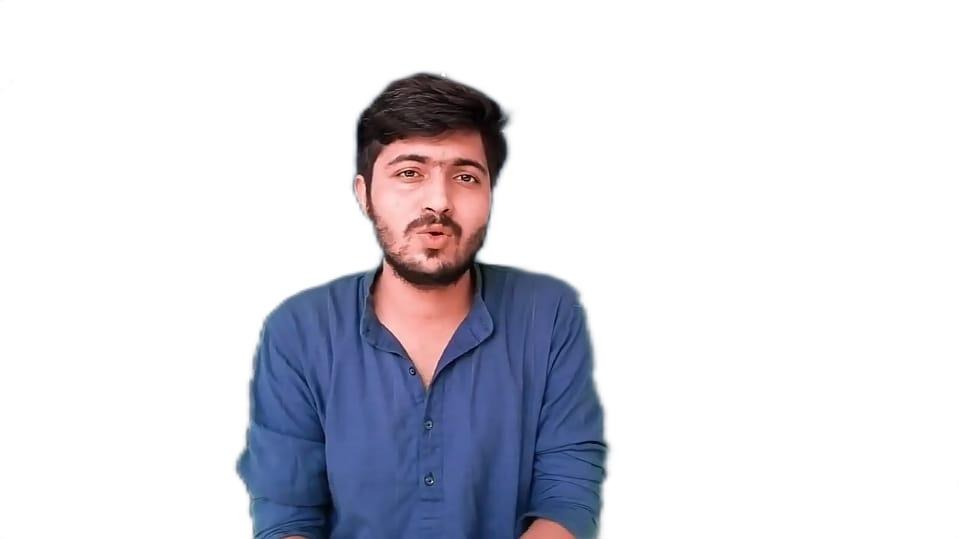
#> input picture 11.jpg, 959 x 539 px
$ jupyter execute imageprocessing.ipynb
#> lines starting #> are read from the running program, lines starting #| are printed output that depends on the picture
[cell 1]
from PIL import Image
import numpy as np
import cv2
import matplotlib.pyplot as plt

[cell 2]
im = Image.open("11.jpg")
#> im is the input picture: PIL image 959x539 RGB; mean R, G, B 218.2, 218.3, 225.6

[cell 3]
pil = np.array(im)

[cell 4]
pil.shape
#> Out = (539, 959, 3)

[cell 5]
#pip = pil.reshape(5184,200,8)

[cell 6]
im

[cell 7]
cut = pil[200:440,500:900]
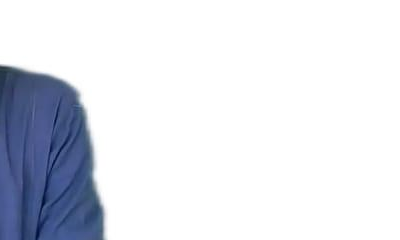
#> cut: shape (240, 400, 3); mean R, G, B 224.5, 227.4, 234.5
plt.imshow(cut)

[cell 8]
plt.imshow(pil[200:440,500:900,1])
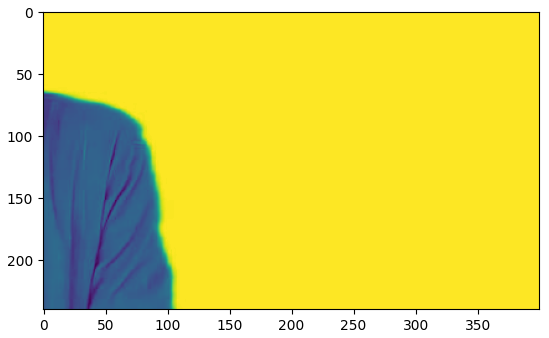
#> figure drawn by matplotlib, 1 panel

[cell 9]
plt.imshow(pil[200:440,500:900,2])
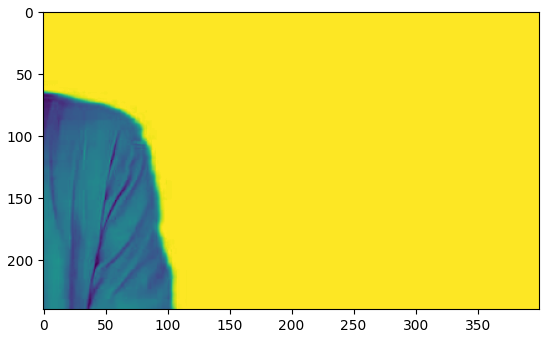
#> figure drawn by matplotlib, 1 panel

[cell 10]
plt.imshow(pil[200:440,500:900,0])

[cell 11]
gray = pil.mean(axis=2)
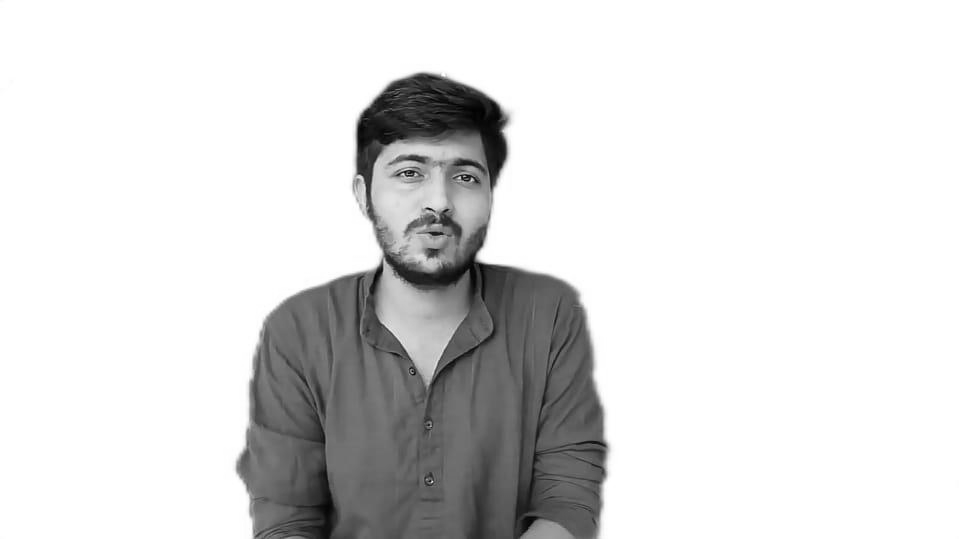
#> gray: shape (539, 959) float64; min 0.667, max 255, mean 220.7

[cell 12]
plt.imshow(gray, cmap="flag_r")

[cell 13]
frame = cv2.imread("11.jpg")

[cell 14]
plt.imshow(frame)

[cell 15]
rgbframe = cv2.cvtColor(frame, cv2.COLOR_BGR2RGB)

[cell 16]
plt.imshow(rgbframe)

[cell 17]
classifier = cv2.CascadeClassifier("haarcascade_frontalface_default.xml")

[cell 18]
faces = classifier.detectMultiScale(frame)
#> faces = [[526, 421, 75, 75], [359, 115, 154, 154]]

[cell 19]
face = faces[0]
#> face = [526, 421, 75, 75]

[cell 20]
x,y,h,w = face
#> x = 526; y = 421; h = 75; w = 75

[cell 21]
face = rgbframe[y:y+h, x:x+w]
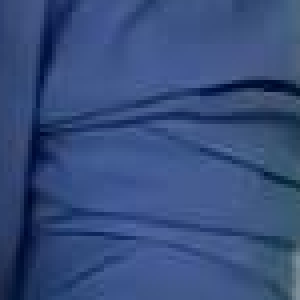
#> face: shape (75, 75, 3) (shown 4 times larger); mean R, G, B 54.9, 77.7, 124.4

[cell 22]
plt.imshow(face)

[cell 23]
out = cv2.rectangle(rgbframe, (x,y), (x+w,y+h), (0,0,255), 10)
